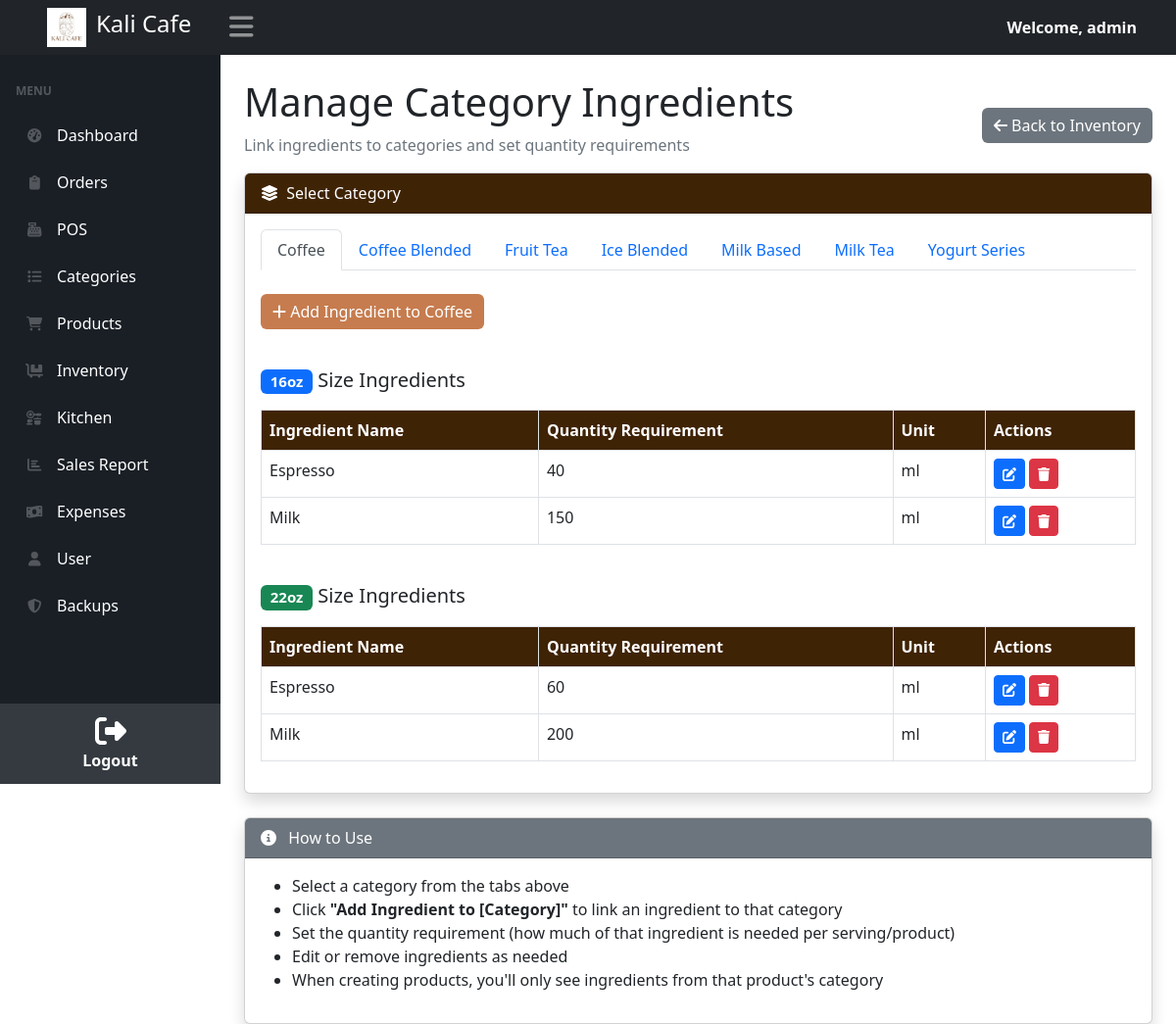
The page /manage_category_ingredients.php (signed in) on the database its author committed.
### tables this page shows
CREATE TABLE `categories` (
  `id` int NOT NULL,
  `name` varchar(25) NOT NULL,
  `type` varchar(20) DEFAULT NULL
);

CREATE TABLE `category_ingredients` (
  `id` int NOT NULL,
  `category_id` int DEFAULT NULL,
  `ingredient_id` int NOT NULL,
  `quantity_requirement` decimal(10,2) NOT NULL,
  `unit` varchar(50) NOT NULL,
  `size` varchar(20) DEFAULT '16oz',
  `is_shared` tinyint(1) DEFAULT '0',
  `created_at` timestamp NULL DEFAULT CURRENT_TIMESTAMP,
  `updated_at` timestamp NULL DEFAULT CURRENT_TIMESTAMP ON UPDATE CURRENT_TIMESTAMP
);

CREATE TABLE `ingredients` (
  `id` int NOT NULL,
  `category_id` int DEFAULT NULL,
  `name` varchar(25) NOT NULL,
  `quantity` decimal(10,2) NOT NULL DEFAULT '0.00',
  `unit` varchar(50) NOT NULL,
  `created_at` timestamp NULL DEFAULT CURRENT_TIMESTAMP,
  `updated_at` timestamp NULL DEFAULT CURRENT_TIMESTAMP ON UPDATE CURRENT_TIMESTAMP
);

### manage_category_ingredients.php (the view, shortened to what this page needs)
<?php
include('../kusso/includes/header.php');
include('../kusso/includes/navbar.php');
include('../kusso/includes/config.php');
try {
    $pdo = new PDO("mysql:host=$host;dbname=$db_name", $username, $password);
    $pdo->setAttribute(PDO::ATTR_ERRMODE, PDO::ERRMODE_EXCEPTION);
} catch (PDOException $e) {
    $_SESSION['error_message'] = "Database connection failed: " . $e->getMessage();
    header('Location: inventory.php');
    exit();
}
$categories_stmt = $pdo->query("
    SELECT * FROM categories
    WHERE name NOT IN ('Add Ons', 'Burgers', 'Combo', 'Pasta', 'Ricemeal', 'Sandwiches', 'Snacks', 'Wings')
    ORDER BY name
");
$categories = $categories_stmt->fetchAll(PDO::FETCH_ASSOC);
?>
<!DOCTYPE html>
<html lang="en">
<head>
    <link href="https://cdn.jsdelivr.net/npm/simple-datatables@7.1.2/dist/style.min.css" rel="stylesheet" />
    <link href="css/styles.css" rel="stylesheet" />
</head>
<body>
<div id="layoutSidenav_content">
    <main>
        <div class="container-fluid px-4">
            <div class="d-flex justify-content-between align-items-center">
                <div>
                    <h1 class="mt-4">Manage Category Ingredients</h1>
                    <p class="text-muted">Link ingredients to categories and set quantity requirements</p>
                </div>
                <div class="mt-4">
                    <a href="inventory.php" class="btn" style="color: #ffffff; background-color:#6c757d; border:none;">
                        <i class="fas fa-arrow-left"></i> Back to Inventory
                    </a>
                </div>
            </div>
            <div class="card shadow mb-4">
                <div class="card-header text-white" style="background-color: #3f2305;">
                    <i class="fas fa-layer-group me-1"></i> Select Category
                </div>
                <div class="card-body">
                    <ul class="nav nav-tabs" id="categoryTabs" role="tablist">
                        <?php foreach ($categories as $idx => $category): ?>
                            <li class="nav-item" role="presentation">
                                <button class="nav-link <?php echo $idx === 0 ? 'active' : ''; ?>"
                                    id="category-<?php echo $category['id']; ?>-tab"
                                    data-bs-toggle="tab"
                                    data-bs-target="#category-<?php echo $category['id']; ?>-content"
                                    type="button" role="tab">
                                    <?php echo htmlspecialchars($category['name']); ?>
                                </button>
                            </li>
                        <?php endforeach; ?>
                    </ul>
                    <div class="tab-content" id="categoryTabsContent">
                        <?php foreach ($categories as $idx => $category): ?>
                            <div class="tab-pane fade <?php echo $idx === 0 ? 'show active' : ''; ?>"
                                id="category-<?php echo $category['id']; ?>-content" role="tabpanel">
                                <div class="mt-4">
                                    <button type="button" class="btn mb-3"
                                        style="color: #ffffff; background-color:#c67c4e; border:none;"
                                        data-bs-toggle="modal"
                                        data-bs-target="#addCategoryIngredientModal<?php echo $category['id']; ?>">
                                        <i class="fa-solid fa-plus"></i> Add Ingredient to <?php echo htmlspecialchars($category['name']); ?>
                                    </button>
                                    <h5 class="mt-4 mb-3">
                                        <span class="badge bg-primary">16oz</span> Size Ingredients
                                    </h5>
                                    <div class="table-responsive mb-4">
                                        <table class="table table-bordered table-hover">
                                            <thead class="text-white" style="background-color: #3f2305;">
                                                <tr>
                                                    <th>Ingredient Name</th>
                                                    <th>Quantity Requirement</th>
                                                    <th>Unit</th>
                                                    <th>Actions</th>
                                                </tr>
                                            </thead>
                                            <tbody>
                                                <?php
                                                try {
                                                    $ing_stmt = $pdo->prepare("
                                                        SELECT ci.*, i.name as ingredient_name
                                                        FROM category_ingredients ci
                                                        JOIN ingredients i ON ci.ingredient_id = i.id
                                                        WHERE ci.category_id = :category_id AND ci.size = '16oz'
                                                        ORDER BY i.name
                                                    ");
                                                    $ing_stmt->execute([':category_id' => $category['id']]);
                                                    $ingredients = $ing_stmt->fetchAll(PDO::FETCH_ASSOC);
                                                    if (count($ingredients) > 0) {
                                                        foreach ($ingredients as $ing) {
                                                            echo "<tr>
                                                                <td>" . htmlspecialchars($ing['ingredient_name']) . "</td>
                                                                <td>" . number_format($ing['quantity_requirement'], 0) . "</td>
                                                                <td>" . htmlspecialchars($ing['unit']) . "</td>
                                                                <td>
                                                                    <button type='button' class='btn btn-sm btn-primary'
                                                                        data-bs-toggle='modal'
                                                                        data-bs-target='#editCategoryIngredientModal" . $ing['id'] . "'>
                                                                        <i class='fa fa-edit'></i>
                                                                    </button>
                                                                    <form action='manage_category_ingredients_handler.php' method='POST' style='display:inline;'
                                                                        onsubmit='return confirm(\"Remove this ingredient from \" + \"" . addslashes(htmlspecialchars($category['name'])) . "\" + \" (16oz)?\");'>
                                                                        <input type='hidden' name='delete_category_ingredient_btn' value='1'>
                                                                        <input type='hidden' name='category_ingredient_id' value='" . $ing['id'] . "'>
                                                                        <button type='submit' class='btn btn-sm btn-danger'>
                                                                            <i class='fa fa-trash'></i>
                                                                        </button>
                                                                    </form>
                                                                </td>
                                                            </tr>";
                                                        }
                                                    } else {
                                                        echo "<tr><td colspan='4' class='text-center text-muted'>No ingredients linked to this category yet (16oz)</td></tr>";
                                                    }
                                                } catch (PDOException $e) {
                                                    echo "<tr><td colspan='4' class='text-danger'>Error: " . htmlspecialchars($e->getMessage()) . "</td></tr>";
                                                }
                                                ?>
                                            </tbody>
                                        </table>
                                    </div>
                                    <h5 class="mt-4 mb-3">
                                        <span class="badge bg-success">22oz</span> Size Ingredients
                                    </h5>
                                    <div class="table-responsive">
                                        <table class="table table-bordered table-hover">
                                            <thead class="text-white" style="background-color: #3f2305;">
                                                <tr>
                                                    <th>Ingredient Name</th>
                                                    <th>Quantity Requirement</th>
                                                    <th>Unit</th>
                                                    <th>Actions</th>
                                                </tr>
                                            </thead>
                                            <tbody>
                                                <?php
                                                try {
                                                    $ing_stmt = $pdo->prepare("
                                                        SELECT ci.*, i.name as ingredient_name
                                                        FROM category_ingredients ci
                                                        JOIN ingredients i ON ci.ingredient_id = i.id
                                                        WHERE ci.category_id = :category_id AND ci.size = '22oz'
                                                        ORDER BY i.name
                                                    ");
                                                    $ing_stmt->execute([':category_id' => $category['id']]);
                                                    $ingredients = $ing_stmt->fetchAll(PDO::FETCH_ASSOC);
                                                    if (count($ingredients) > 0) {
                                                        foreach ($ingredients as $ing) {
                                                            echo "<tr>
                                                                <td>" . htmlspecialchars($ing['ingredient_name']) . "</td>
                                                                <td>" . number_format($ing['quantity_requirement'], 0) . "</td>
                                                                <td>" . htmlspecialchars($ing['unit']) . "</td>
                                                                <td>
                                                                    <button type='button' class='btn btn-sm btn-primary'
                                                                        data-bs-toggle='modal'
                                                                        data-bs-target='#editCategoryIngredientModal" . $ing['id'] . "'>
                                                                        <i class='fa fa-edit'></i>
                                                                    </button>
                                                                    <form action='manage_category_ingredients_handler.php' method='POST' style='display:inline;'
                                                                        onsubmit='return confirm(\"Remove this ingredient from \" + \"" . addslashes(htmlspecialchars($category['name'])) . "\" + \" (22oz)?\");'>
                                                                        <input type='hidden' name='delete_category_ingredient_btn' value='1'>
                                                                        <input type='hidden' name='category_ingredient_id' value='" . $ing['id'] . "'>
                                                                        <button type='submit' class='btn btn-sm btn-danger'>
                                                                            <i class='fa fa-trash'></i>
                                                                        </button>
                                                                    </form>
                                                                </td>
                                                            </tr>";
                                                        }
                                                    } else {
                                                        echo "<tr><td colspan='4' class='text-center text-muted'>No ingredients linked to this category yet (22oz)</td></tr>";
                                                    }
                                                } catch (PDOException $e) {
                                                    echo "<tr><td colspan='4' class='text-danger'>Error: " . htmlspecialchars($e->getMessage()) . "</td></tr>";
                                                }
                                                ?>
                                            </tbody>
                                        </table>
                                    </div>
                                </div>
                            </div>
                        <?php endforeach; ?>
                    </div>
                </div>
            </div>
            <div class="card shadow">
                <div class="card-header text-white" style="background-color: #6c757d;">
                    <i class="fas fa-info-circle me-2"></i> How to Use
                </div>
                <div class="card-body">
                    <ul>
                        <li>Select a category from the tabs above</li>
                        <li>Click <strong>"Add Ingredient to [Category]"</strong> to link an ingredient to that category</li>
                        <li>Set the quantity requirement (how much of that ingredient is needed per serving/product)</li>
                        <li>Edit or remove ingredients as needed</li>
                        <li>When creating products, you'll only see ingredients from that product's category</li>
                    </ul>
                </div>
            </div>
        </div>
    </main>
</div>
</body>
</html>

### rows shown on the page
categories: name "Coffee"
categories: name "Coffee Blended"
categories: name "Fruit Tea"
categories: name "Ice Blended"
categories: name "Milk Based"
categories: name "Milk Tea"
categories: name "Yogurt Series"
category_ingredients: ingredient.name "Espresso", quantity_requirement "40", unit "ml"
category_ingredients: ingredient.name "Milk", quantity_requirement "150", unit "ml"
category_ingredients: ingredient.name "Espresso", quantity_requirement "60", unit "ml"
category_ingredients: ingredient.name "Milk", quantity_requirement "200", unit "ml"

### other values the page prints
$username "admin"
